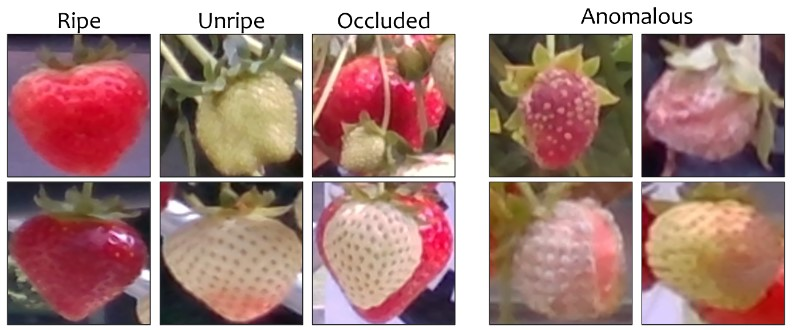
#> input picture Figs/strawberries.jpg, 792 x 330 px
$ python -i utils.py   (imports and definitions only)
#> lines starting #> are read from the running program, lines starting #| are printed output that depends on the picture
import numpy as np
from PIL import Image
import os
from scipy import ndimage as ndi
from multiprocessing import Pool
from itertools import repeat
import random


# [27 lines left out: functions scheduler, load_img_paths, load_imgs, not called in this run]


def standardize(x):
    return np.array(x, dtype=np.float32)/127.5 - 1.


# [37 lines left out: functions destandardize, get_input_pool, get_xy_in_parallel, not called in this run]


def get_xy(imgs, mode=None, in_size=(64,64), augmentations=None, jitter=None, delta=1., ch_label=False):

    x_ag = np.empty((len(imgs),)+in_size)
    y_ag = np.zeros((len(imgs),), dtype=np.float32)

    if ch_label:
        if mode == 'CH-Rand':
            ag_idx = random.sample(range(len(imgs)), int(len(imgs)*26/27))
        elif mode == 'CH-Perm':
            ag_idx = random.sample(range(len(imgs)), int(len(imgs)*5/6))

    else:
        ag_idx = random.sample(range(len(imgs)), len(imgs)//2)

    for i in range(len(imgs)):

        x = imgs[i]

        # Traditional augmentation: jitter, flip
        if augmentations is not None:
            for augmentation in augmentations:
                x = augmentation(x)

        if i in ag_idx:
            if mode == 'CH-Rand' or mode == 'CH-Perm':
                x, c = segmentation_ch_shuffle(x, rand_pixels=True, mode=mode, sobel_app=False, delta=delta)

            elif mode == 'CutPaste':
                x = cut_paste(x, area_ratios=(.02,.15), aspect_widths=(.3, 1.), aspect_heights=(1.,3.3),
                              jitter=augmentations[0], verbose=False)

            if ch_label:
                y_ag[i] = c + 1 # 1 ~ n_channels

            else:
                y_ag[i] = 1.

        x_ag[i] = standardize(x)

    return x_ag, y_ag


# [133 lines left out: functions segmentation_ch_shuffle, cut_paste, not called in this run]

>>> import cv2
>>> picture = cv2.imread('Figs/strawberries.jpg', cv2.IMREAD_GRAYSCALE)
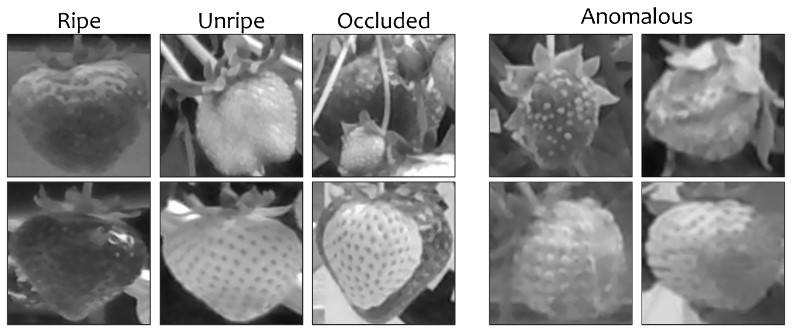
#> picture: shape (330, 792); min 0, max 255, mean 144.6
>>> result = get_xy(picture)
#> in get_xy, `y_ag = np.zeros((len(imgs),), dtype=np.float32)`: y_ag = 330 values from 0 to 0
#> in get_xy, `ag_idx = random.sample(range(len(imgs)), len(imgs)//2)`: ag_idx = 165 values, max 329 at index 67, min 0 at index 42, mean 167.6
#> the loop in get_xy, `for i in range(len(imgs)): ` made 1 pass
#> after the loop in get_xy, `for i in range(len(imgs)):`: y_ag = 330 values, max 1 at index 0, min 0 at index 1, mean 0.00303
#> (the run stopped early here; a loop or call above may not have finished)

$ run again, on Figs/arxiv_front.jpg
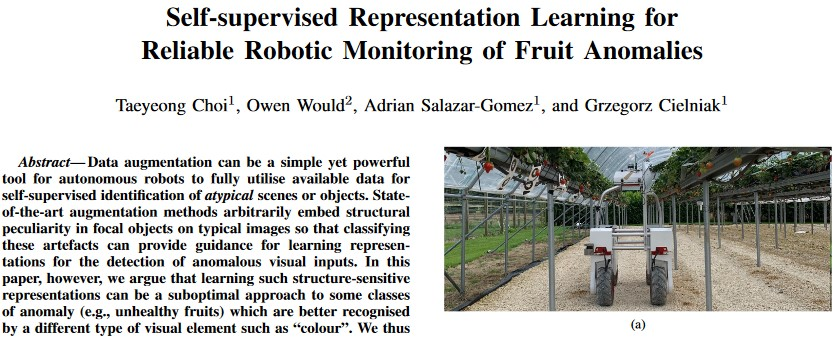
#> input picture Figs/arxiv_front.jpg, 837 x 337 px
#> `picture = cv2.imread('Figs/strawberries.jpg', cv2.IMREAD_GRAYSCALE)`:
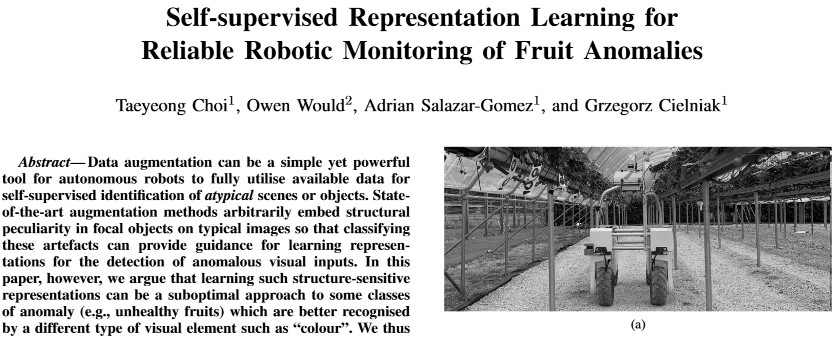
#> picture: shape (337, 837); min 0, max 255, mean 199.8
#> in get_xy, `y_ag = np.zeros((len(imgs),), dtype=np.float32)`: y_ag = 337 values from 0 to 0
#> ag_idx = 168 values, max 336 at index 69, min 0 at index 43, mean 172.6
#> the loop in get_xy, `for i in range(len(imgs)): ` made 1 pass
#> after the loop in get_xy, `for i in range(len(imgs)):`: y_ag = 337 values, max 1 at index 0, min 0 at index 1, mean 0.00297

$ run again, on Figs/camera_rig.jpg
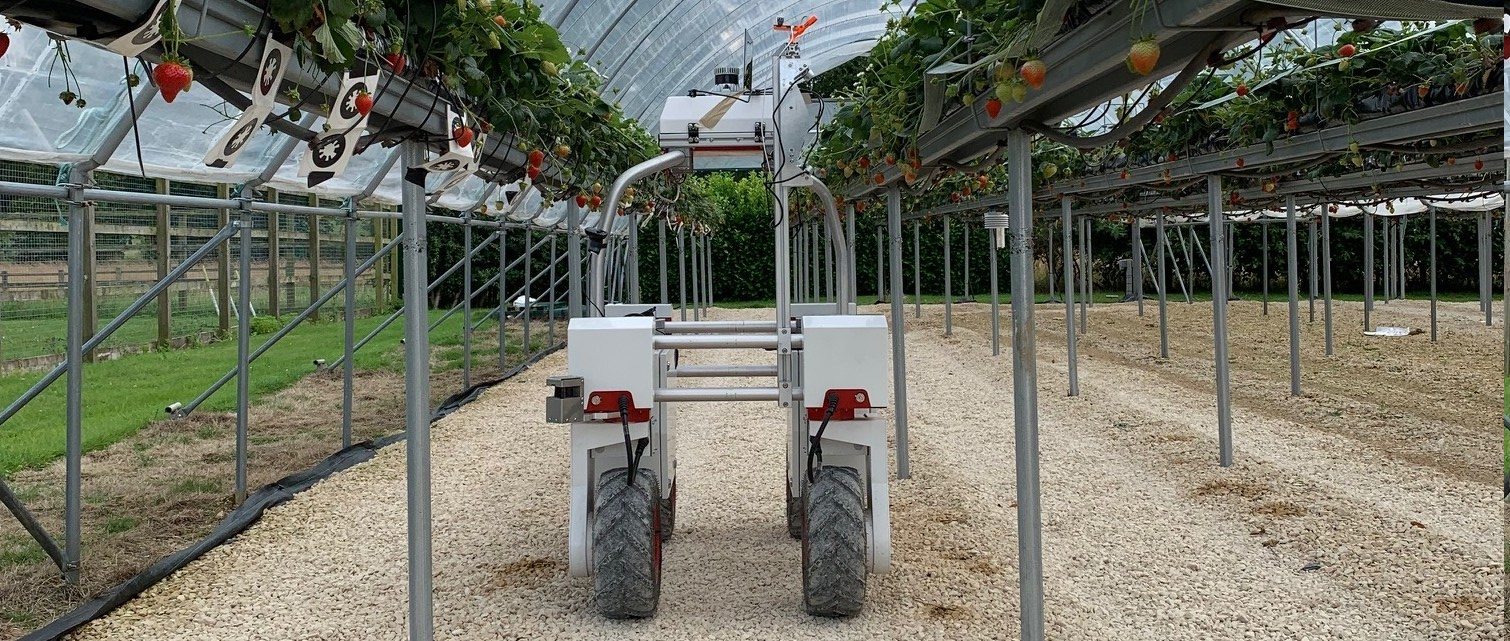
#> input picture Figs/camera_rig.jpg, 1510 x 641 px
#> `picture = cv2.imread('Figs/strawberries.jpg', cv2.IMREAD_GRAYSCALE)`:
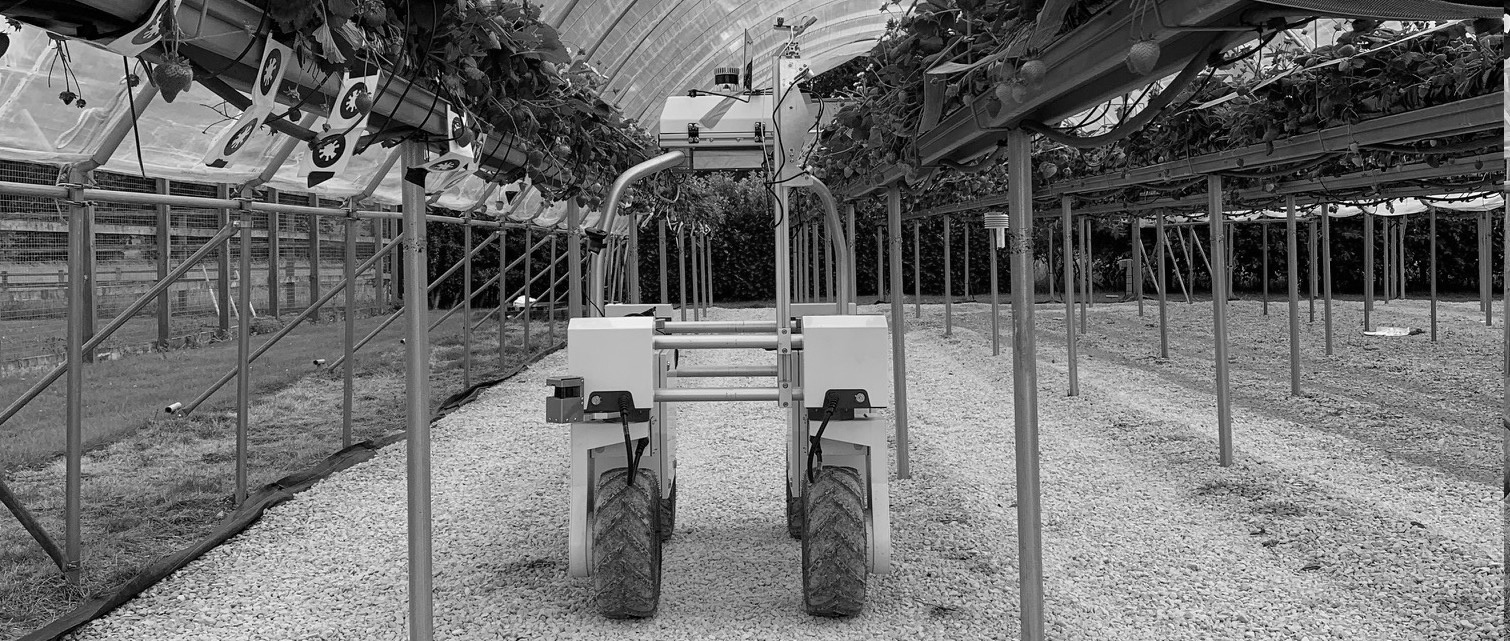
#> picture: shape (641, 1510); min 0, max 255, mean 110.2
#> in get_xy, `y_ag = np.zeros((len(imgs),), dtype=np.float32)`: y_ag = 641 values from 0 to 0
#> ag_idx = 320 values, max 640 at index 73, min 0 at index 241, mean 323.8
#> the loop in get_xy, `for i in range(len(imgs)): ` made 1 pass
#> after the loop in get_xy, `for i in range(len(imgs)):`: y_ag = 641 values, max 1 at index 0, min 0 at index 1, mean 0.00156
